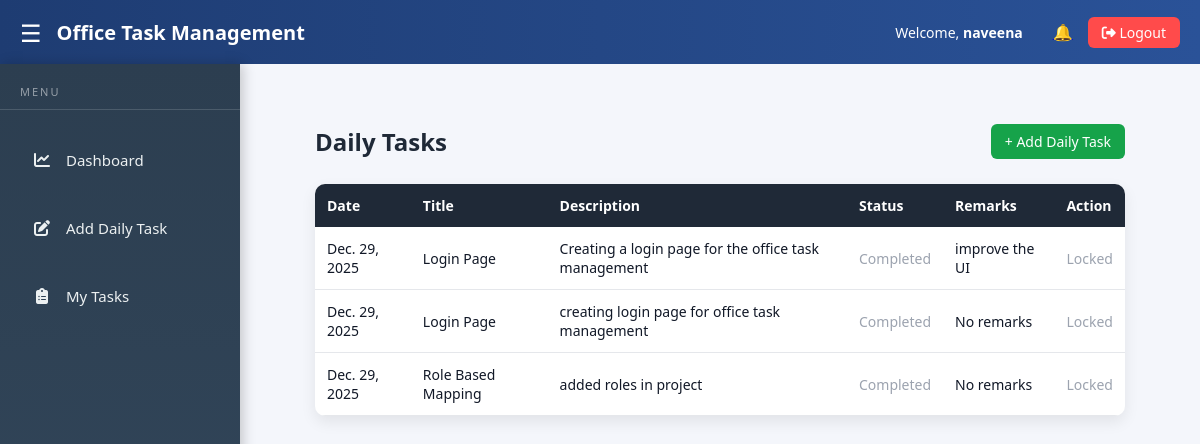
The app's page /daily-tasks/daily/ (signed in), older data.
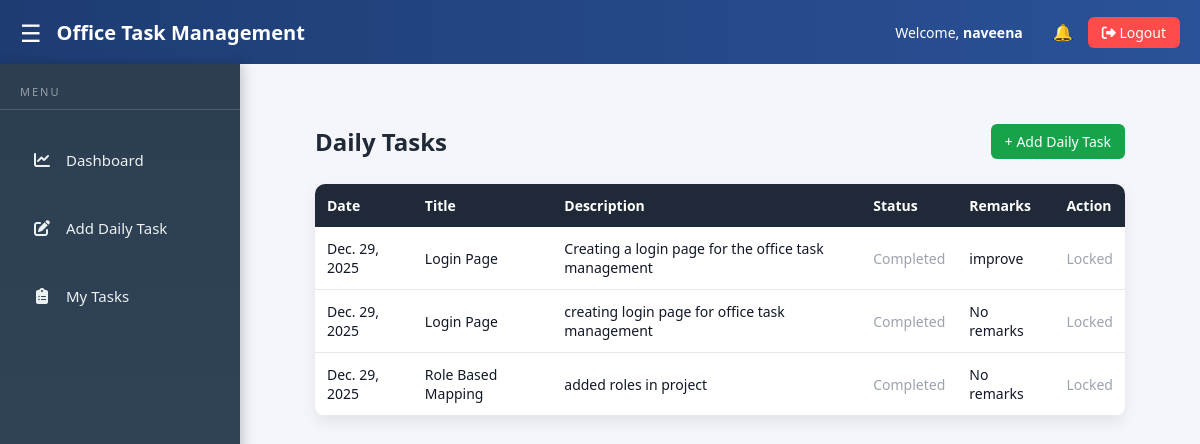
The same page, newer data.
### daily_tasks/models.py (models this page shows, shortened)
class DailyTask(models.Model):
    STATUS_CHOICES = [
        ('Pending', 'Pending'),
        ('In Progress', 'In Progress'),
        ('Completed', 'Completed'),
    ]
    user = models.ForeignKey(User, on_delete=models.CASCADE)
    task = models.ForeignKey('tasks.Task', on_delete=models.CASCADE, null=True, blank=True)
    title = models.CharField(max_length=200)
    description = models.TextField(blank=True)
    status = models.CharField(max_length=20, choices=STATUS_CHOICES)
    remarks = models.TextField(blank=True, null=True)
    date = models.DateField(auto_now_add=True)

### daily_tasks/views.py (the view, shortened to what this page needs)
# urls.py: path('daily/', views.daily_task_list, name='daily_task_list'),
@login_required
def daily_task_list(request):
    role = request.user.userprofile.role.role_code
    if role in ['ADMIN', 'MANAGER']:
        tasks = DailyTask.objects.all()
    else:
        tasks = DailyTask.objects.filter(user=request.user)
    selected_user = request.GET.get('user')
    selected_status = request.GET.get('status')
    selected_date = request.GET.get('date')
    users = User.objects.filter(userprofile__role__role_code='EMPLOYEE')
    return render(request, 'daily_tasks/daily_task_list.html', {
        'tasks': tasks.order_by('-date'),
        'users': users,
        'selected_user': selected_user,
        'selected_status': selected_status,
        'selected_date': selected_date,
        'role': role,
    })

### accounts/context_processors.py (called while the page is built)
def user_role(request):
    if request.user.is_authenticated:
        if request.user.is_superuser:
            return {'role': 'ADMIN'}
        return {'role': request.user.userprofile.role.role_code}
    return {}

### daily_tasks/templates/daily_tasks/daily_task_list.html (shortened to what this page needs)
{% extends 'base.html' %}
{% load static %}
{% block content %}
<div class="page-wrapper">
<div class="page-header">
    <h2>Daily Tasks</h2>
    {% if role == 'EMPLOYEE' %}
        <a href="{% url 'add_daily_task' %}" class="add-btn">+ Add Daily Task</a>
    {% endif %}
</div>
<div class="card">
<table class="task-table">
<thead>
<tr>
    <th>Date</th>
    {% if role == 'ADMIN' or role == 'MANAGER' %}
        <th>User</th><th>Title</th><th>Description</th><th>Status</th><th>Remarks</th>
    {% else %}
        <th>Title</th><th>Description</th><th>Status</th><th>Remarks</th><th>Action</th>
    {% endif %}
</tr>
</thead>
<tbody>
{% for task in tasks %}
<tr>
<td>{{ task.date }}</td>
{% if role == 'ADMIN' or role == 'MANAGER' %}
<td>{{ task.user.username }}</td>
<td>{{ task.title }}</td>
<td>{{ task.description }}</td>
<td class="status-{{ task.status|cut:' ' }}">{{ task.status }}</td>
<td>
<form method="post" action="{% url 'update_task_remarks' task.id %}" class="remarks-form">
    {% csrf_token %}
    <textarea name="remarks" rows="2">{{ task.remarks }}</textarea>
    <button type="submit" class="save-btn">Save</button>
</form>
</td>
{% else %}
<td>{{ task.title }}</td>
<td>{{ task.description }}</td>
<td>
{% if task.status != "Completed" %}
<form method="post" action="{% url 'update_daily_task_status' task.id %}">
    {% csrf_token %}
    <select name="status">
        <option value="Pending" {% if task.status == "Pending" %}selected{% endif %}>Pending</option>
        <option value="In Progress" {% if task.status == "In Progress" %}selected{% endif %}>In Progress</option>
        <option value="Completed">Completed</option>
    </select>
    <button type="submit" class="save-btn">Update</button>
</form>
{% else %}
<span class="locked-text">Completed</span>
{% endif %}
</td>
<td>{{ task.remarks|default:"No remarks" }}</td>
<td>
{% if task.status != "Completed" %}
<a href="{% url 'edit_daily_task' task.id %}" class="edit-btn">Edit</a>
{% else %}
<span class="locked-text">Locked</span>
{% endif %}
</td>
{% endif %}
</tr>
{% empty %}
<tr><td colspan="6" class="muted-text">No tasks found</td></tr>
{% endfor %}
</tbody>
</table>
</div>
</div>
{% endblock %}

Row changes from the older to the newer data that the page shows:
changed DailyTask "Creating a login page for the office task management": remarks "improve the UI" → "improve"
